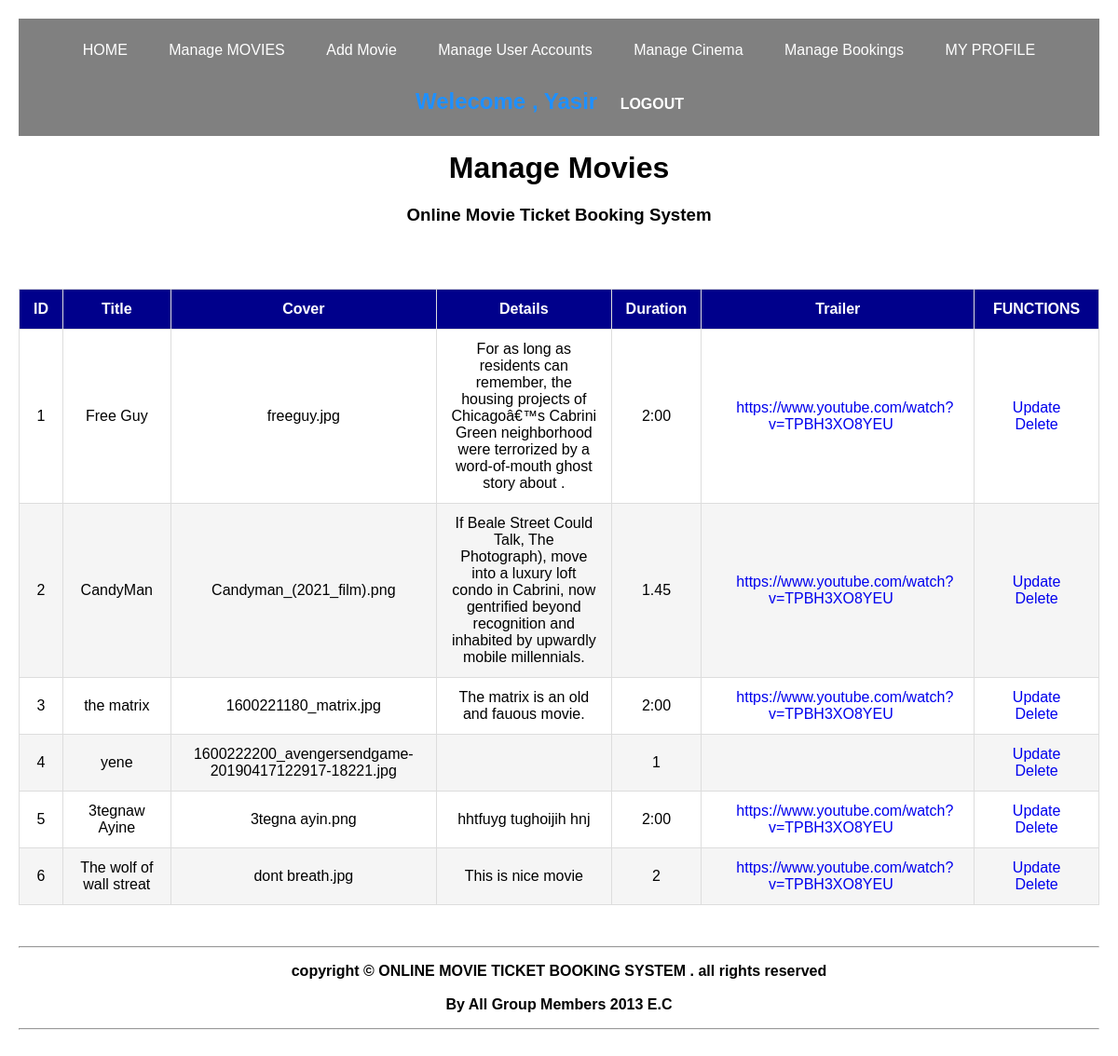
The app's page /crud/movies/movies_list.php (signed in) with its own data.
### tables this page shows
CREATE TABLE IF NOT EXISTS `movies` (
  `id` int(11) NOT NULL AUTO_INCREMENT,
  `title` varchar(255) NOT NULL,
  `cover` varchar(255) NOT NULL,
  `detail` varchar(2555) NOT NULL,
  `duration` varchar(255) NOT NULL,
  `trailer` varchar(255) NOT NULL,
  PRIMARY KEY (`id`)
);

### crud/movies/movies_list.php (the view, shortened to what this page needs)
<?php
include '../includes/db.php';
include '../theme/header.php';
?>
<!DOCTYPE html>
<html lang="en">
<head>
    <link rel="stylesheet" type="text/css" href="./css/datatables.css">
</head>
<body>
    <center>
        <h1> Manage Movies</h1>
        <h3 style="margin-bottom: 50px;">Online Movie Ticket Booking System</h3><br>
    </center>
    <?php
    $query = "SELECT * FROM movies";
    ?>
    <table class="datatable">
        <thead>
            <th> ID </th>
            <th> Title </th>
            <th> Cover </th>
            <th> Details </th>
            <th> Duration </th>
            <th> Trailer </th>
            <th> FUNCTIONS </th>
        </thead>
        <tbody>
            <?php
            if ($result = $mysqli->query($query)) {
                while ($row = $result->fetch_assoc()) {
                    $id = $row["id"];
                    $title = $row["title"];
                    $cover = $row["cover"];
                    $detail = $row["detail"];
                    $duration = $row["duration"];
                    $trailer = $row["trailer"];
                    echo '<tr>
                  <td>' . $id . '</td>
                  <td>' . $title . '</td>
                  <td>' . $cover . '</td>
                  <td style="word-break:break-word;table-layout: fixed;">' . $detail . '</td>
                  <td> ' . $duration . '</td>
                  <td><a class="" href="#">' . $trailer . '</a></td>
                    <td>
                   <a class="fun" href="updatemovie.php?id=' . $id . '"> Update </a>
                    <a class="fun" href="deletemovie.php?id=' . $id . '" onclick=" confirm("do you want to delete Y/N")> Delete </a>
                    </td>
                  </tr>';
                }
            }
            ?>
        </tbody>
    </table>
</body>
<?php include '../theme/footer-scripts.php'; ?>
</html>

### crud/movies/css/datatables.css (style rules this page uses)
body { margin: 0px; padding: 20px; font-family: sans-serif; }
* { box-sizing: border-box; }
.datatable { width: 100%; border-collapse: collapse; }
.datatable td,.datatable th { padding: 12px 15px; border: 1px solid #ddd; text-align: center; font-size: 16px; }
.datatable th { background-color: darkblue; color: #fff; }
.datatable tbody tr:nth-child(even) { background-color: #f5f5f5; }
a { margin: 15px; text-decoration: none; }

### records on screen
movies: id "1", title "Free Guy", cover "freeguy.jpg", detail "For as long as residents can remember, the housing projects of Chicagoâ€™s Cabrini Green neighborhood were terrorized by a word-of-mouth ghost story about .", duration "2:00", trailer "https://www.youtube.com/watch?v=TPBH3XO8YEU"
movies: id "2", title "CandyMan", cover "Candyman_(2021_film).png", detail "If Beale Street Could Talk, The Photograph), move into a luxury loft condo in Cabrini, now gentrified beyond recognition and inhabited by upwardly mobile millennials.", duration "1.45", trailer "https://www.youtube.com/watch?v=TPBH3XO8YEU"
movies: id "3", title "the matrix", cover "1600221180_matrix.jpg", detail "The matrix is an old and fauous movie.", duration "2:00", trailer "https://www.youtube.com/watch?v=TPBH3XO8YEU"
movies: id "4", title "yene", cover "1600222200_avengersendgame-20190417122917-18221.jpg", duration "1"
movies: id "5", title "3tegnaw Ayine", cover "3tegna ayin.png", detail "hhtfuyg tughoijih hnj", duration "2:00", trailer "https://www.youtube.com/watch?v=TPBH3XO8YEU"
movies: id "6", title "The wolf of wall streat", cover "dont breath.jpg", detail "This is nice movie", duration "2", trailer "https://www.youtube.com/watch?v=TPBH3XO8YEU"
